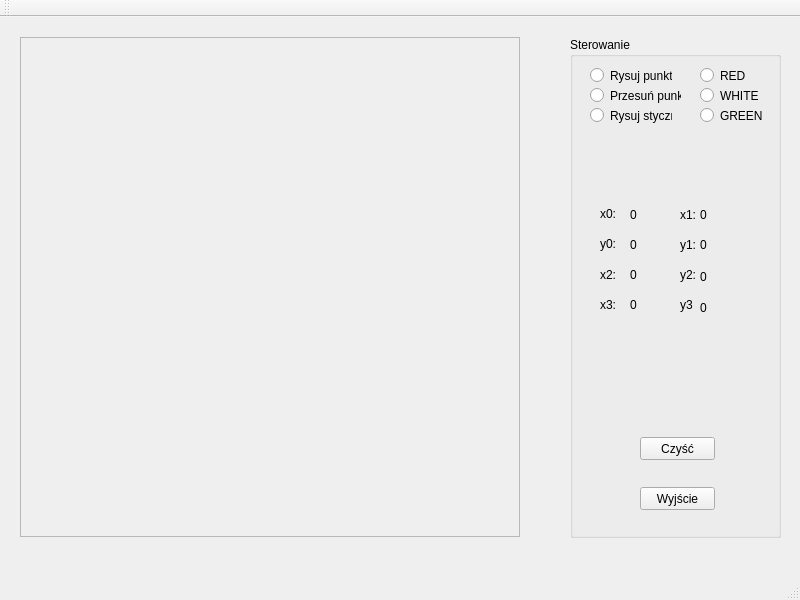
<?xml version="1.0" encoding="UTF-8"?>
<ui version="4.0">
 <class>MainWindow</class>
 <widget class="QMainWindow" name="MainWindow">
  <property name="geometry">
   <rect>
    <x>0</x>
    <y>0</y>
    <width>800</width>
    <height>600</height>
   </rect>
  </property>
  <property name="windowTitle">
   <string>Laboratorium grafiki i multimediów</string>
  </property>
  <widget class="QWidget" name="centralWidget">
   <widget class="QFrame" name="frame">
    <property name="geometry">
     <rect>
      <x>20</x>
      <y>20</y>
      <width>500</width>
      <height>500</height>
     </rect>
    </property>
    <property name="frameShape">
     <enum>QFrame::StyledPanel</enum>
    </property>
    <property name="frameShadow">
     <enum>QFrame::Raised</enum>
    </property>
   </widget>
   <widget class="QGroupBox" name="groupBox">
    <property name="geometry">
     <rect>
      <x>570</x>
      <y>20</y>
      <width>211</width>
      <height>501</height>
     </rect>
    </property>
    <property name="title">
     <string>Sterowanie</string>
    </property>
    <widget class="QPushButton" name="exitButton">
     <property name="geometry">
      <rect>
       <x>70</x>
       <y>450</y>
       <width>75</width>
       <height>23</height>
      </rect>
     </property>
     <property name="text">
      <string>Wyjście</string>
     </property>
    </widget>
    <widget class="QPushButton" name="cleanButton">
     <property name="geometry">
      <rect>
       <x>70</x>
       <y>400</y>
       <width>75</width>
       <height>23</height>
      </rect>
     </property>
     <property name="text">
      <string>Czyść</string>
     </property>
    </widget>
    <widget class="QLabel" name="label_x">
     <property name="geometry">
      <rect>
       <x>30</x>
       <y>169</y>
       <width>16</width>
       <height>16</height>
      </rect>
     </property>
     <property name="text">
      <string>x0:</string>
     </property>
    </widget>
    <widget class="QLabel" name="label_y">
     <property name="geometry">
      <rect>
       <x>30</x>
       <y>199</y>
       <width>16</width>
       <height>16</height>
      </rect>
     </property>
     <property name="text">
      <string>y0: </string>
     </property>
    </widget>
    <widget class="QLabel" name="labelX">
     <property name="geometry">
      <rect>
       <x>60</x>
       <y>170</y>
       <width>21</width>
       <height>16</height>
      </rect>
     </property>
     <property name="text">
      <string>0</string>
     </property>
    </widget>
    <widget class="QLabel" name="labelY">
     <property name="geometry">
      <rect>
       <x>60</x>
       <y>200</y>
       <width>16</width>
       <height>16</height>
      </rect>
     </property>
     <property name="text">
      <string>0</string>
     </property>
    </widget>
    <widget class="QLabel" name="label_x_2">
     <property name="geometry">
      <rect>
       <x>110</x>
       <y>170</y>
       <width>16</width>
       <height>16</height>
      </rect>
     </property>
     <property name="text">
      <string>x1: </string>
     </property>
    </widget>
    <widget class="QLabel" name="label_y_2">
     <property name="geometry">
      <rect>
       <x>110</x>
       <y>200</y>
       <width>16</width>
       <height>16</height>
      </rect>
     </property>
     <property name="text">
      <string>y1: </string>
     </property>
    </widget>
    <widget class="QLabel" name="labelX_2">
     <property name="geometry">
      <rect>
       <x>130</x>
       <y>170</y>
       <width>21</width>
       <height>16</height>
      </rect>
     </property>
     <property name="text">
      <string>0</string>
     </property>
    </widget>
    <widget class="QLabel" name="labelY_2">
     <property name="geometry">
      <rect>
       <x>130</x>
       <y>200</y>
       <width>21</width>
       <height>16</height>
      </rect>
     </property>
     <property name="text">
      <string>0</string>
     </property>
    </widget>
    <widget class="QRadioButton" name="radioButton">
     <property name="geometry">
      <rect>
       <x>20</x>
       <y>30</y>
       <width>82</width>
       <height>17</height>
      </rect>
     </property>
     <property name="text">
      <string>Rysuj punkt</string>
     </property>
    </widget>
    <widget class="QRadioButton" name="radioButton_2">
     <property name="geometry">
      <rect>
       <x>20</x>
       <y>50</y>
       <width>91</width>
       <height>17</height>
      </rect>
     </property>
     <property name="text">
      <string>Przesuń punkt</string>
     </property>
    </widget>
    <widget class="QRadioButton" name="radioButton_3">
     <property name="geometry">
      <rect>
       <x>20</x>
       <y>70</y>
       <width>82</width>
       <height>17</height>
      </rect>
     </property>
     <property name="text">
      <string>Rysuj styczna</string>
     </property>
    </widget>
    <widget class="QRadioButton" name="radioButton_4">
     <property name="geometry">
      <rect>
       <x>130</x>
       <y>30</y>
       <width>82</width>
       <height>17</height>
      </rect>
     </property>
     <property name="text">
      <string>RED</string>
     </property>
    </widget>
    <widget class="QRadioButton" name="radioButton_5">
     <property name="geometry">
      <rect>
       <x>130</x>
       <y>50</y>
       <width>82</width>
       <height>17</height>
      </rect>
     </property>
     <property name="text">
      <string>WHITE</string>
     </property>
    </widget>
    <widget class="QRadioButton" name="radioButton_6">
     <property name="geometry">
      <rect>
       <x>130</x>
       <y>70</y>
       <width>82</width>
       <height>17</height>
      </rect>
     </property>
     <property name="text">
      <string>GREEN</string>
     </property>
    </widget>
    <widget class="QLabel" name="label_x_3">
     <property name="geometry">
      <rect>
       <x>30</x>
       <y>230</y>
       <width>16</width>
       <height>16</height>
      </rect>
     </property>
     <property name="text">
      <string>x2:</string>
     </property>
    </widget>
    <widget class="QLabel" name="labelX_3">
     <property name="geometry">
      <rect>
       <x>60</x>
       <y>230</y>
       <width>16</width>
       <height>16</height>
      </rect>
     </property>
     <property name="text">
      <string>0</string>
     </property>
    </widget>
    <widget class="QLabel" name="label_y_3">
     <property name="geometry">
      <rect>
       <x>110</x>
       <y>230</y>
       <width>16</width>
       <height>16</height>
      </rect>
     </property>
     <property name="text">
      <string>y2:</string>
     </property>
    </widget>
    <widget class="QLabel" name="labelY_3">
     <property name="geometry">
      <rect>
       <x>130</x>
       <y>230</y>
       <width>31</width>
       <height>20</height>
      </rect>
     </property>
     <property name="text">
      <string>0</string>
     </property>
    </widget>
    <widget class="QLabel" name="label_x_4">
     <property name="geometry">
      <rect>
       <x>30</x>
       <y>260</y>
       <width>16</width>
       <height>16</height>
      </rect>
     </property>
     <property name="text">
      <string>x3:</string>
     </property>
    </widget>
    <widget class="QLabel" name="labelX_4">
     <property name="geometry">
      <rect>
       <x>60</x>
       <y>260</y>
       <width>21</width>
       <height>16</height>
      </rect>
     </property>
     <property name="text">
      <string>0</string>
     </property>
    </widget>
    <widget class="QLabel" name="label_y_4">
     <property name="geometry">
      <rect>
       <x>110</x>
       <y>260</y>
       <width>16</width>
       <height>16</height>
      </rect>
     </property>
     <property name="text">
      <string>y3</string>
     </property>
    </widget>
    <widget class="QLabel" name="labelY_4">
     <property name="geometry">
      <rect>
       <x>130</x>
       <y>260</y>
       <width>41</width>
       <height>21</height>
      </rect>
     </property>
     <property name="text">
      <string>0</string>
     </property>
    </widget>
   </widget>
  </widget>
  <widget class="QMenuBar" name="menuBar">
   <property name="geometry">
    <rect>
     <x>0</x>
     <y>0</y>
     <width>800</width>
     <height>21</height>
    </rect>
   </property>
  </widget>
  <widget class="QToolBar" name="mainToolBar">
   <attribute name="toolBarArea">
    <enum>TopToolBarArea</enum>
   </attribute>
   <attribute name="toolBarBreak">
    <bool>false</bool>
   </attribute>
  </widget>
  <widget class="QStatusBar" name="statusBar"/>
 </widget>
 <layoutdefault spacing="6" margin="11"/>
 <resources/>
 <connections/>
</ui>
